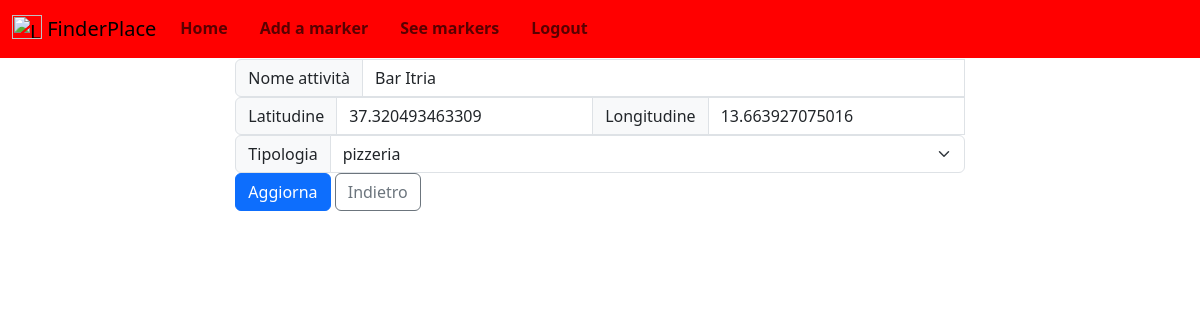
The app's page /update_crud.php?id=1 (signed in) with its own data.
### tables this page shows
CREATE TABLE `locations` (
  `id_pos` int(255) NOT NULL,
  `nome` varchar(255) NOT NULL,
  `tipologia` varchar(255) NOT NULL,
  `descrizione` varchar(30) NOT NULL DEFAULT 'pizzeria',
  `lat` double DEFAULT NULL,
  `lon` double DEFAULT NULL
);

### update_crud.php (the view, shortened to what this page needs)
<?php
require_once "com.php";
$conn = getdb();
function displayForm($conn, $id)
{
    $sql = "SELECT * FROM locations WHERE id_pos = ?";
    $stmt = $conn->prepare($sql);
    $stmt->bind_param("i", $id);
    $stmt->execute();
    $result = $stmt->get_result();
    $row = $result->fetch_assoc();
    $sqlTipo = "SELECT DISTINCT tipo FROM tipologia";
    $resultTipo = mysqli_query($conn, $sqlTipo);
    if ($row) {
        echo
            "<table align=\"center\">
        <tr>
            <td>
        <form id=\"upt\" action='' method='post'>
            <input type='hidden' name='id_pos' value='" . htmlspecialchars($row['id_pos']) . "'>
            <div class=\"input-group flex-nowrap\">
            <span class=\"input-group-text\" id=\"addon-wrapping\">Nome attività</span>
            <input type=\"text\" name=\"nome\" class=\"form-control\" aria-describedby=\"addon-wrapping\"  value='" . htmlspecialchars($row['nome']) . "'><br>
        </div>
            <div class='input-group'>
                <span class='input-group-text'>Latitudine</span>
                <input type='text' name='lat' class='form-control' aria-describedby='addon-wrapping'  value='" . htmlspecialchars($row['lat']) . "'><br>
                <span class='input-group-text'>Longitudine</span>
                <input type='text' name='lon' class='form-control' aria-describedby='addon-wrapping'  value='" . htmlspecialchars($row['lon']) . "'><br>
            </div>
            <div class='input-group flex-nowrap'>
                <span class='input-group-text' id='addon-wrapping'>Tipologia</span>
                <select name='tipologia' class='form-select' aria-label='Default select example'>";
        while ($TipoRow = mysqli_fetch_assoc($resultTipo)) {
            echo "<option value='" . htmlspecialchars($TipoRow["tipo"]) . "'>" . htmlspecialchars($TipoRow["tipo"]) . "</option>";
        }
        echo "</select>
            </div>
            <div id=\"pre_btt\">
            <input class=\"btn btn-primary\" type=\"submit\" name=\"submit\" value=\"Aggiorna\">
            <a href=\"index.php\"><button type=\"button\"
                    class=\"btn btn-outline-secondary\">Indietro</button></a>
        </div>
          </form>
          </td>
          </tr>
      </table>";
    } else {
        echo "No record found.";
    }
}
if ($_SERVER["REQUEST_METHOD"] == "POST") {
    updateRecord($conn);
} else if (isset($_GET['id'])) {
    displayForm($conn, $_GET['id']);
}
?>

### records on screen
locations: nome "Bar Itria", lat "37.320493463309", lon "13.663927075016"

### other values on screen
form field tipologia "pizzeria"
